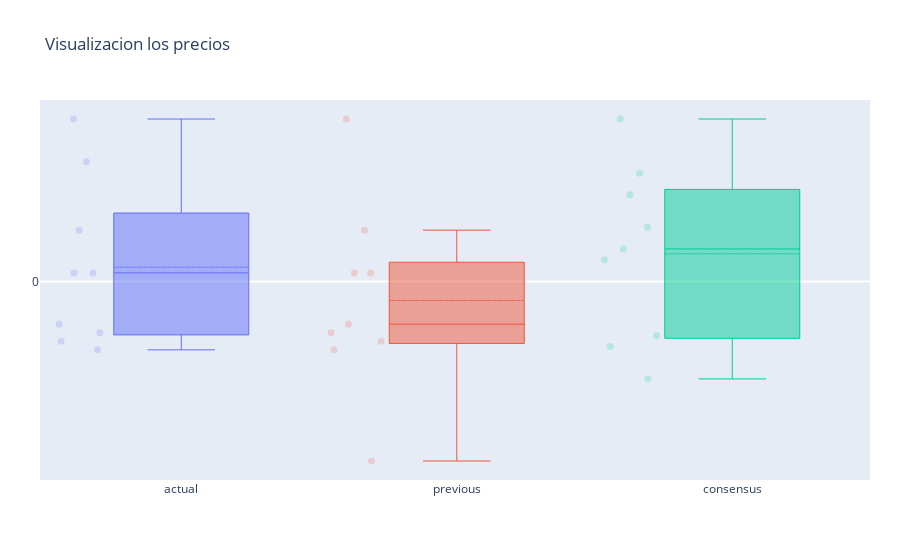

Source (notebook cell):
### Markdown cell above
### Gráfico Boxplot

### Code cell
grafica = g_boxplot_varios(df_test)
py.iplot(grafica)

### Figure 1 — Plotly figure (JSON) as saved in the notebook; plotly's stock layout.template omitted (floating-point values rounded to 4 significant figures)
{"data": [{"boxmean": true, "boxpoints": "all", "jitter": 0.5, "line": {"width": 1}, "marker": {"size": 7}, "name": "actual", "selectedpoints": [], "type": "box", "whiskerwidth": 0.5, "y": [-0.3158, 0.05263, 0.05263, -0.2632, 1, -0.4211, -0.3684, 0.3158, 0.7368]}, {"boxmean": true, "boxpoints": "all", "jitter": 0.5, "line": {"width": 1}, "marker": {"size": 7}, "name": "previous", "selectedpoints": ["2019-02-04T15:00:00+00:00", "2019-06-04T14:00:00+00:00"], "type": "box", "whiskerwidth": 0.5, "y": [-1.105, -0.3158, 0.05263, 0.05263, -0.2632, 1, -0.4211, -0.3684, 0.3158]}, {"boxmean": true, "boxpoints": "all", "jitter": 0.5, "line": {"width": 1}, "marker": {"size": 7}, "name": "consensus", "selectedpoints": [], "type": "box", "whiskerwidth": 0.5, "y": [0.1333, 0.3333, 0.2, -0.4, 1, -0.6, -0.3333, 0.5333, 0.6667]}], "layout": {"margin": {"b": 80, "l": 40, "r": 30, "t": 100}, "showlegend": false, "title": {"text": "Visualizacion los precios"}, "yaxis": {"autorange": true, "dtick": 5, "gridcolor": "rgb(255, 255, 255)", "gridwidth": 1, "hoverformat": ".2f", "showgrid": true}}}
